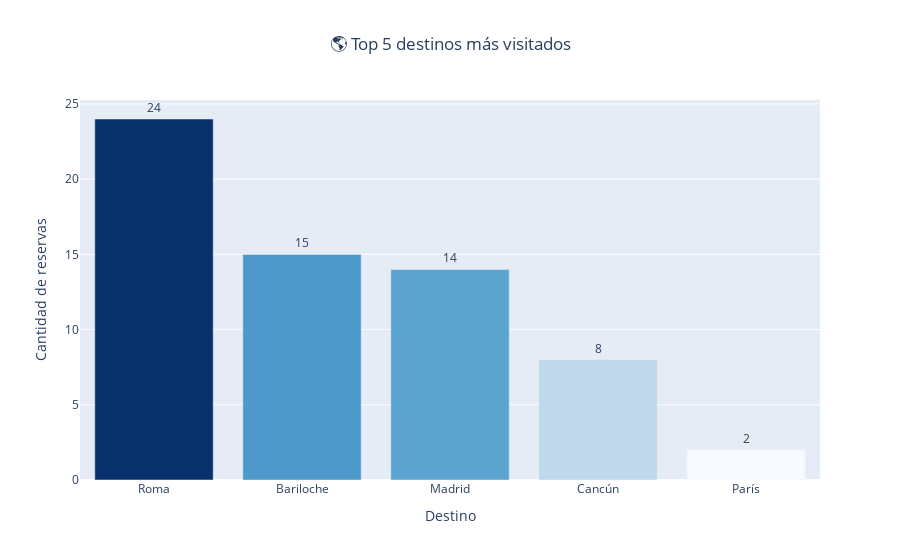

The code cell stored with this chart in its notebook:
### Markdown cell above
Ejercicio 2m:

### Code cell
import plotly.express as px

def top5_destinos_mas_visitados_plotly():
    """
    Muestra el TOP 5 de destinos más visitados (reservas confirmadas o pagadas),
    con gráfico interactivo en Plotly.
    """
    print("\n" + "="*80)
    print("2.m.i — TOP 5 DESTINOS MÁS VISITADOS")
    print("="*80)

    # Reservas confirmadas o pagadas por destino
    reservas = list(db.reservas.aggregate([
        {"$match": {"estado": {"$in": ["Confirmada", "Pagada"]}}},
        {"$group": {"_id": "$destino_id", "cantidad": {"$sum": 1}}},
        {"$sort": {"cantidad": -1}},
        {"$limit": 5}
    ]))

    # Mapeo destino_id -> ciudad
    destinos_dict = {d["destino_id"]: d["ciudad"] for d in db.destinos.find({}, {"_id": 0, "destino_id": 1, "ciudad": 1})}
    ciudades = [destinos_dict.get(a["_id"], str(a["_id"])) for a in reservas]
    valores = [a["cantidad"] for a in reservas]

    df = pd.DataFrame({"Destino": ciudades, "Reservas": valores})

    # Gráfico de barras (color más fuerte = más reservas)
    fig = px.bar(
        df,
        x="Destino",
        y="Reservas",
        color="Reservas",
        color_continuous_scale="Blues",
        title="🌎 Top 5 destinos más visitados",
        text="Reservas"
    )
    fig.update_traces(textposition="outside")
    fig.update_layout(
        xaxis_title="Destino",
        yaxis_title="Cantidad de reservas",
        title_x=0.5,
        coloraxis_showscale=False
    )
    fig.show()

    top_destino = df.iloc[0]
    print(f" El destino más visitado es **{top_destino['Destino']}**, con {top_destino['Reservas']} reservas.")
    return df

df_top5_destinos = top5_destinos_mas_visitados_plotly()

### Figure 1 — Plotly figure (JSON) as saved in the notebook; plotly's stock layout.template omitted (floating-point values rounded to 4 significant figures)
{"data": [{"hovertemplate": "Destino=%{x}<br>Reservas=%{marker.color}<extra></extra>", "legendgroup": "", "marker": {"color": [24, 15, 14, 8, 2], "coloraxis": "coloraxis", "pattern": {"shape": ""}}, "name": "", "orientation": "v", "showlegend": false, "text": [24.0, 15.0, 14.0, 8.0, 2.0], "textposition": "outside", "type": "bar", "x": ["Roma", "Bariloche", "Madrid", "Cancún", "París"], "xaxis": "x", "y": [24, 15, 14, 8, 2], "yaxis": "y"}], "layout": {"barmode": "relative", "coloraxis": {"colorbar": {"title": {"text": "Reservas"}}, "colorscale": [[0, "rgb(247,251,255)"], [0.125, "rgb(222,235,247)"], [0.25, "rgb(198,219,239)"], [0.375, "rgb(158,202,225)"], [0.5, "rgb(107,174,214)"], [0.625, "rgb(66,146,198)"], [0.75, "rgb(33,113,181)"], [0.875, "rgb(8,81,156)"], [1, "rgb(8,48,107)"]], "showscale": false}, "legend": {"tracegroupgap": 0}, "title": {"text": "🌎 Top 5 destinos más visitados", "x": 0.5}, "xaxis": {"anchor": "y", "domain": [0, 1], "title": {"text": "Destino"}}, "yaxis": {"anchor": "x", "domain": [0, 1], "title": {"text": "Cantidad de reservas"}}}}
